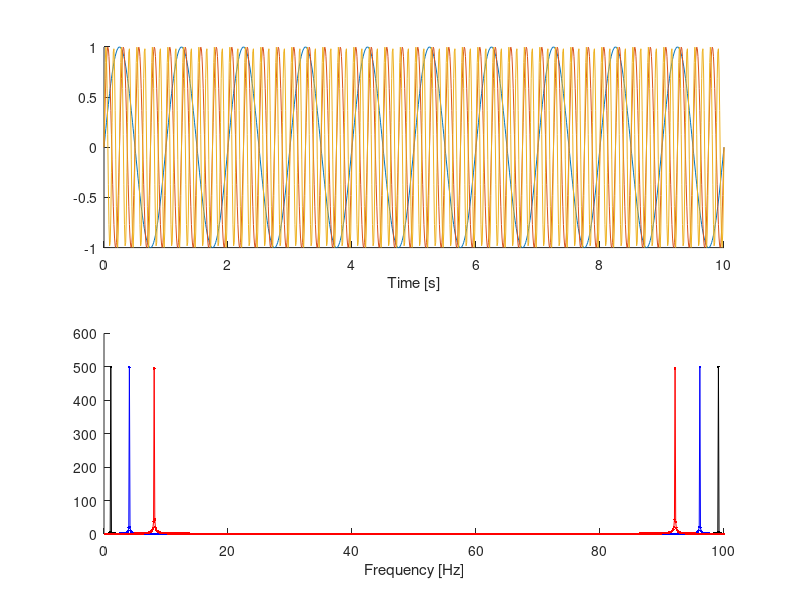

This chart was generated by the following MATLAB code:
clc; close all; clear all; format compact;

ts = .01;
t = 0:ts:10;

f1 = 1; %[Hz]
f4 = 4;
f8 = 8;

w1 = f1 * 2*pi; %[rad/s = 1/s * rad]
w4 = f4 * 2*pi;
w8 = f8 * 2*pi;

x1 = sin(w1*t);
x4 = sin(w4*t);
x8 = sin(w8*t);

X1 = fft(x1);
X4 = fft(x4);
X8 = fft(x8);

n = length(X1);
f = (1:n)/n/ts; %see ece630/wk3/DFTFrequencies.pdf

figure;
subplot(2,1,1); hold on;
plot(t,x1);
plot(t,x4);
plot(t,x8);

xlabel('Time [s]');

subplot(2,1,2); hold on;
plot(f,abs(X1),'k.-');
plot(f,abs(X4),'b.-');
plot(f,abs(X8),'r.-');
% plot(f,fftshift(abs(X8)),'g.-');

xlabel('Frequency [Hz]');